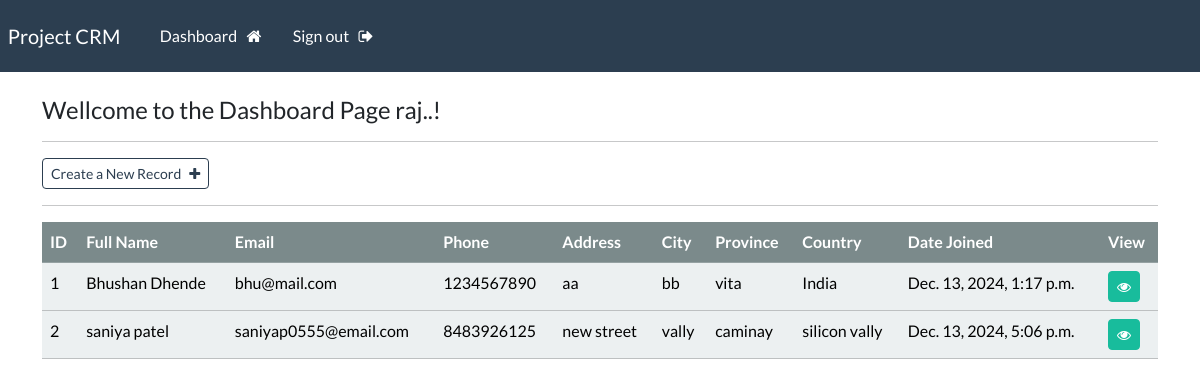
The page /dashboard (signed in) on the database its author committed.
### webapp/models.py (models this page shows, shortened)
class Record(models.Model):
    creation_date = models.DateTimeField(auto_now_add=True)
    first_name = models.CharField(max_length=100)
    last_name = models.CharField(max_length=100)
    email = models.CharField(max_length=255)
    phone = models.CharField(max_length=20)
    address = models.CharField(max_length=300)
    city = models.CharField(max_length=255)
    province = models.CharField(max_length=200)
    country = models.CharField(max_length=125)

### webapp/views.py (the view)
# urls.py: path('dashboard',views.dashboard, name="dashboard"),
@login_required(login_url='my-login')
def dashboard(request):
    my_records = Record.objects.all()
    context = {'records':my_records}
    return render(request, 'webapp/dashboard.html', context=context)

### webapp/templates/webapp/dashboard.html
{% extends 'webapp/base.html' %}
{% block content %}
<h4>Wellcome to the Dashboard Page {{user}}..!</h4>
<hr>
<a class="btn btn-outline-primary btn-sm" href="{% url 'create-record'%}">
    Create a New Record  &nbsp; <i class="fa fa-plus" aria-hidden="true"></i>
</a>
<hr>
<table class="table table-hover table-border table-light">
    <thead class="table-dark">
        <tr>
            <th scope="col">ID</th>
            <th scope="col">Full Name</th>
            <th scope="col">Email</th>
            <th scope="col">Phone</th>
            <th scope="col">Address</th>
            <th scope="col">City</th>
            <th scope="col">Province</th>
            <th scope="col">Country</th>
            <th scope="col">Date Joined</th>
            <th scope="col">View</th>
        </tr>
    </thead>
    <tbody>
        {% if records %}
        {% for record in records %}
        <tr>
            <td> {{record.id}} </td>
            <td>{{record.first_name}} {{record.last_name}}</td>
            <td>{{record.email}}</td>
            <td>{{record.phone}}</td>
            <td>{{record.address}}</td>
            <td>{{record.city}}</td>
            <td>{{record.province}}</td>
            <td>{{record.country}}</td>
            <td>{{record.creation_date}}</td>
            <td><a class="btn btn-success btn-sm" href="{% url 'singular-record' record.id %}"> <i class="fa fa-eye" aria-hidden="true"></i></a></td>
        </tr>
        {% endfor %}
        {% endif %}
    </tbody>
</table>
{% endblock %}

### webapp/templates/webapp/base.html (shortened to what this page needs)
{% load static %}
<!DOCTYPE html>
<html lang="en">
<head>
    <link rel="stylesheet" type="text/css" href="https://bootswatch.com/5/flatly/bootstrap.min.css">
    <link rel="stylesheet" type="text/css" href="{% static 'css/styles.css'%}">
    <link rel="stylesheet" href="https://cdnjs.cloudflare.com/ajax/libs/font-awesome/4.7.0/css/font-awesome.min.css">
</head>
<body>
    {% include 'webapp/navbar.html' %}
    <div class="container">
        <br>
        {% block content %}
        {% endblock %}
    </div>
</body>
</html>

### webapp/templates/webapp/navbar.html (shortened to what this page needs)
<nav class="navbar navbar-expand-lg navbar-dark bg-primary justify-content-center">
    <a class="navbar-brand main-heading" href="{% url '' %}">
      &nbsp; Project CRM
    </a>
      <div class="collapse navbar-collapse text-center" id="navbarNavDropdown">
        <ul class="navbar-nav mr-auto">
          {% if user.is_authenticated %}
            <li class="nav-item">
              <a class="nav-link" href="{% url 'dashboard' %}">Dashboard &nbsp; <i class="fa fa-home" aria-hidden="true"></i> </a>
            </li>
            <li class="nav-item">
              <a class="nav-link" href="{% url 'user_logout' %}">Sign out &nbsp; <i class="fa fa-sign-out" aria-hidden="true"></i> </a>
            </li>
        </ul>
        {% endif %}
      </div>
  </nav>

### rows shown on the page
Record: id "1", first_name "Bhushan", last_name "Dhende", email "bhu@mail.com", phone "1234567890", address "aa", city "bb", province "vita", country "India", creation_date "Dec. 13, 2024, 1:17 p.m."
Record: id "2", first_name "saniya", last_name "patel", email "saniyap0555@email.com", phone "8483926125", address "new street", city "vally", province "caminay", country "silicon vally", creation_date "Dec. 13, 2024, 5:06 p.m."

### other values the page prints
{{ user }} "raj"
